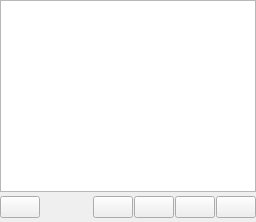
                     <widget class="QWidget" name="tabWidgetQPgQueue">
                      <attribute name="title">
                       <string>Queue</string>
                      </attribute>
                      <layout class="QVBoxLayout" name="verticalLayout_20">
                       <property name="spacing">
                        <number>4</number>
                       </property>
                       <property name="leftMargin">
                        <number>0</number>
                       </property>
                       <property name="topMargin">
                        <number>0</number>
                       </property>
                       <property name="rightMargin">
                        <number>0</number>
                       </property>
                       <property name="bottomMargin">
                        <number>4</number>
                       </property>
                       <item>
                        <widget class="QTableView" name="tableViewQueue">
                         <property name="contextMenuPolicy">
                          <enum>Qt::CustomContextMenu</enum>
                         </property>
                         <property name="midLineWidth">
                          <number>0</number>
                         </property>
                         <property name="editTriggers">
                          <set>QAbstractItemView::NoEditTriggers</set>
                         </property>
                         <property name="dragEnabled">
                          <bool>true</bool>
                         </property>
                         <property name="dragDropMode">
                          <enum>QAbstractItemView::DragDrop</enum>
                         </property>
                         <property name="defaultDropAction">
                          <enum>Qt::MoveAction</enum>
                         </property>
                         <property name="alternatingRowColors">
                          <bool>true</bool>
                         </property>
                         <property name="selectionMode">
                          <enum>QAbstractItemView::ExtendedSelection</enum>
                         </property>
                         <property name="selectionBehavior">
                          <enum>QAbstractItemView::SelectRows</enum>
                         </property>
                         <property name="sortingEnabled">
                          <bool>true</bool>
                         </property>
                         <property name="wordWrap">
                          <bool>false</bool>
                         </property>
                         <attribute name="horizontalHeaderMinimumSectionSize">
                          <number>6</number>
                         </attribute>
                         <attribute name="horizontalHeaderShowSortIndicator" stdset="0">
                          <bool>true</bool>
                         </attribute>
                         <attribute name="verticalHeaderVisible">
                          <bool>false</bool>
                         </attribute>
                        </widget>
                       </item>
                       <item>
                        <widget class="QFrame" name="frame_10">
                         <property name="frameShape">
                          <enum>QFrame::NoFrame</enum>
                         </property>
                         <property name="frameShadow">
                          <enum>QFrame::Raised</enum>
                         </property>
                         <layout class="QHBoxLayout" name="horizontalLayout_22">
                          <property name="spacing">
                           <number>1</number>
                          </property>
                          <property name="leftMargin">
                           <number>0</number>
                          </property>
                          <property name="topMargin">
                           <number>0</number>
                          </property>
                          <property name="rightMargin">
                           <number>0</number>
                          </property>
                          <property name="bottomMargin">
                           <number>0</number>
                          </property>
                          <item>
                           <widget class="QPushButton" name="buttonClearQueue">
                            <property name="focusPolicy">
                             <enum>Qt::NoFocus</enum>
                            </property>
                            <property name="toolTip">
                             <string>Remove from queue</string>
                            </property>
                            <property name="text">
                             <string/>
                            </property>
                            <property name="icon">
                             <iconset theme="edit-clear-all">
                              <normaloff>.</normaloff>.</iconset>
                            </property>
                            <property name="iconSize">
                             <size>
                              <width>32</width>
                              <height>32</height>
                             </size>
                            </property>
                            <property name="flat">
                             <bool>false</bool>
                            </property>
                           </widget>
                          </item>
                          <item>
                           <spacer name="horizontalSpacer_10">
                            <property name="orientation">
                             <enum>Qt::Horizontal</enum>
                            </property>
                            <property name="sizeHint" stdset="0">
                             <size>
                              <width>40</width>
                              <height>20</height>
                             </size>
                            </property>
                           </spacer>
                          </item>
                          <item>
                           <widget class="QPushButton" name="btnQTop">
                            <property name="sizePolicy">
                             <sizepolicy hsizetype="Fixed" vsizetype="Fixed">
                              <horstretch>0</horstretch>
                              <verstretch>0</verstretch>
                             </sizepolicy>
                            </property>
                            <property name="maximumSize">
                             <size>
                              <width>45</width>
                              <height>38</height>
                             </size>
                            </property>
                            <property name="baseSize">
                             <size>
                              <width>45</width>
                              <height>38</height>
                             </size>
                            </property>
                            <property name="toolTip">
                             <string>Move to top</string>
                            </property>
                            <property name="text">
                             <string/>
                            </property>
                            <property name="icon">
                             <iconset theme="go-top">
                              <normaloff>.</normaloff>.</iconset>
                            </property>
                            <property name="iconSize">
                             <size>
                              <width>32</width>
                              <height>32</height>
                             </size>
                            </property>
                            <property name="flat">
                             <bool>false</bool>
                            </property>
                           </widget>
                          </item>
                          <item>
                           <widget class="QPushButton" name="btnQUp">
                            <property name="sizePolicy">
                             <sizepolicy hsizetype="Fixed" vsizetype="Fixed">
                              <horstretch>0</horstretch>
                              <verstretch>0</verstretch>
                             </sizepolicy>
                            </property>
                            <property name="maximumSize">
                             <size>
                              <width>45</width>
                              <height>38</height>
                             </size>
                            </property>
                            <property name="baseSize">
                             <size>
                              <width>45</width>
                              <height>38</height>
                             </size>
                            </property>
                            <property name="toolTip">
                             <string>Move up</string>
                            </property>
                            <property name="text">
                             <string/>
                            </property>
                            <property name="icon">
                             <iconset theme="go-up">
                              <normaloff>.</normaloff>.</iconset>
                            </property>
                            <property name="iconSize">
                             <size>
                              <width>32</width>
                              <height>32</height>
                             </size>
                            </property>
                            <property name="flat">
                             <bool>false</bool>
                            </property>
                           </widget>
                          </item>
                          <item>
                           <widget class="QPushButton" name="btnQDown">
                            <property name="sizePolicy">
                             <sizepolicy hsizetype="Fixed" vsizetype="Fixed">
                              <horstretch>0</horstretch>
                              <verstretch>0</verstretch>
                             </sizepolicy>
                            </property>
                            <property name="maximumSize">
                             <size>
                              <width>45</width>
                              <height>38</height>
                             </size>
                            </property>
                            <property name="baseSize">
                             <size>
                              <width>45</width>
                              <height>38</height>
                             </size>
                            </property>
                            <property name="toolTip">
                             <string>Move down</string>
                            </property>
                            <property name="text">
                             <string/>
                            </property>
                            <property name="icon">
                             <iconset theme="go-down">
                              <normaloff>.</normaloff>.</iconset>
                            </property>
                            <property name="iconSize">
                             <size>
                              <width>32</width>
                              <height>32</height>
                             </size>
                            </property>
                            <property name="flat">
                             <bool>false</bool>
                            </property>
                           </widget>
                          </item>
                          <item>
                           <widget class="QPushButton" name="btnQBottom">
                            <property name="sizePolicy">
                             <sizepolicy hsizetype="Fixed" vsizetype="Fixed">
                              <horstretch>0</horstretch>
                              <verstretch>0</verstretch>
                             </sizepolicy>
                            </property>
                            <property name="maximumSize">
                             <size>
                              <width>45</width>
                              <height>38</height>
                             </size>
                            </property>
                            <property name="baseSize">
                             <size>
                              <width>45</width>
                              <height>38</height>
                             </size>
                            </property>
                            <property name="toolTip">
                             <string>Move to bottom</string>
                            </property>
                            <property name="text">
                             <string/>
                            </property>
                            <property name="icon">
                             <iconset theme="go-bottom">
                              <normaloff>.</normaloff>.</iconset>
                            </property>
                            <property name="iconSize">
                             <size>
                              <width>32</width>
                              <height>32</height>
                             </size>
                            </property>
                            <property name="flat">
                             <bool>false</bool>
                            </property>
                           </widget>
                          </item>
                         </layout>
                        </widget>
                       </item>
                      </layout>
                     </widget>
